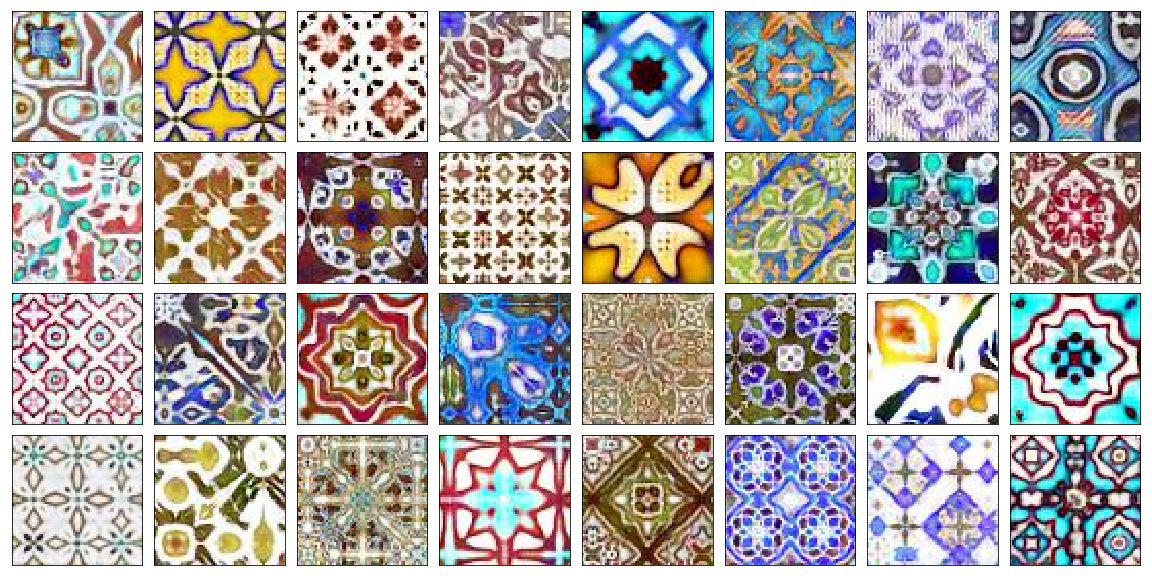
#> input picture pics/0_best.png, 1152 x 576 px
$ python -i Tile.py   (imports and definitions only)
#> lines starting #> are read from the running program, lines starting #| are printed output that depends on the picture
import cv2
import numpy as np
import matplotlib.pyplot as plt

from src import io_utils, image_utils


class Tile:
    """
    Class for creating and manipulating a single tile.
    Tiles are assumed to be square.

    Attributes:
        img: image, assumed to have 1 tile in it
    """

    def __init__(self, img):
        if np.abs(img.shape[0] - img.shape[1]) == 1:
            img = image_utils.crop(img)
        elif img.shape[0] != img.shape[1]:
            raise ValueError(
                'Image must be square to be a tile (image shape is {}x{}).'.format(*img.shape)
            )
        self.img = img
        self.dims = img.shape

    # Plotting
    # [294 lines left out: functions plot, plot_grid, flip_vertical, flip_horizontal, flip_transpose, rotate and 9 more, not called in this run]

>>> import cv2
>>> picture = cv2.imread('../pics/0_best.png', cv2.IMREAD_GRAYSCALE)
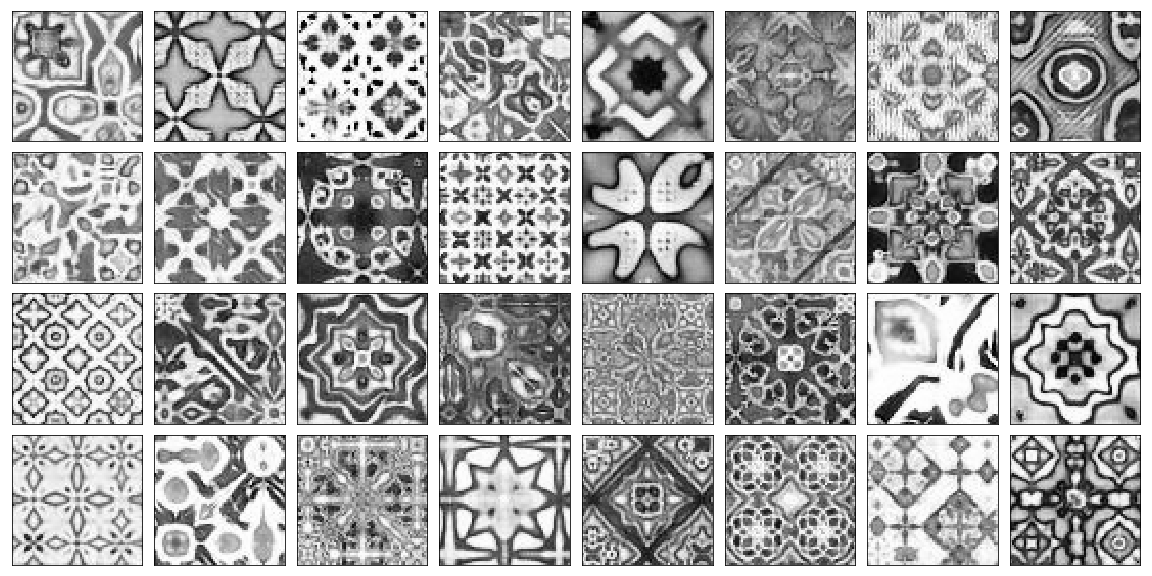
#> picture: shape (576, 1152); min 0, max 255, mean 169.8
#> (the run stopped early here; a loop or call above may not have finished)

$ run again, on pics/1_crawled.png
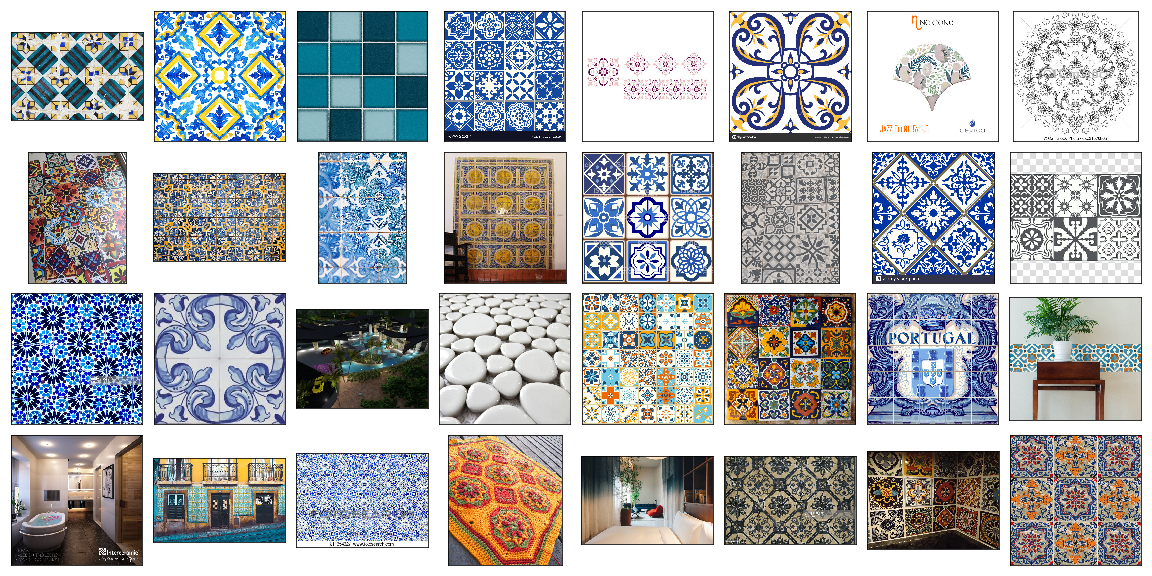
#> input picture pics/1_crawled.png, 1152 x 576 px
#> `picture = cv2.imread('../pics/0_best.png', cv2.IMREAD_GRAYSCALE)`:
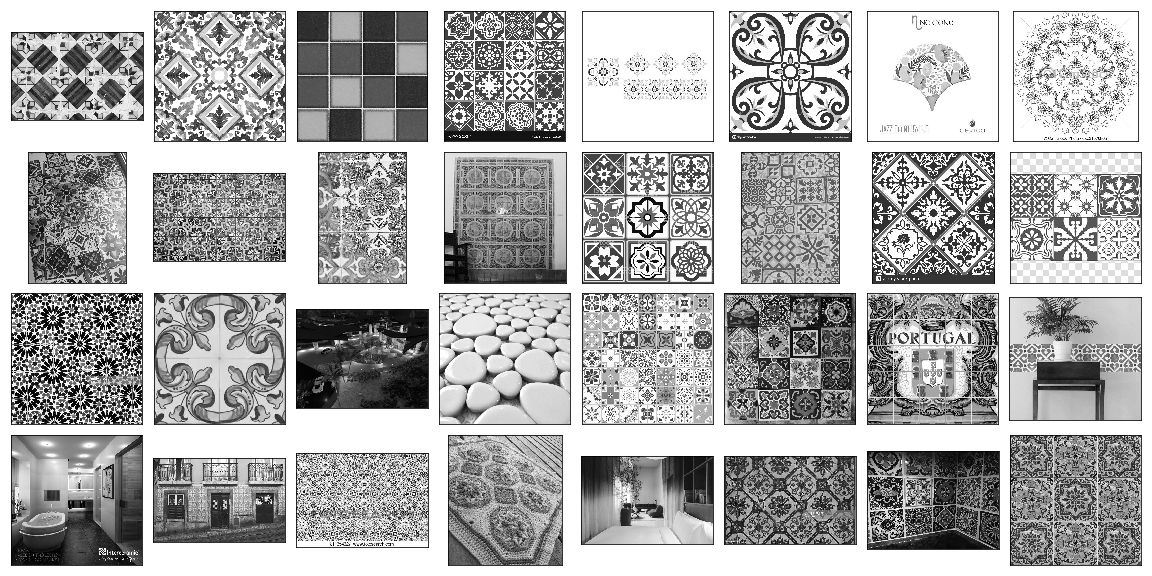
#> picture: shape (576, 1152); min 0, max 255, mean 175

$ run again, on pics/3_augmented.png
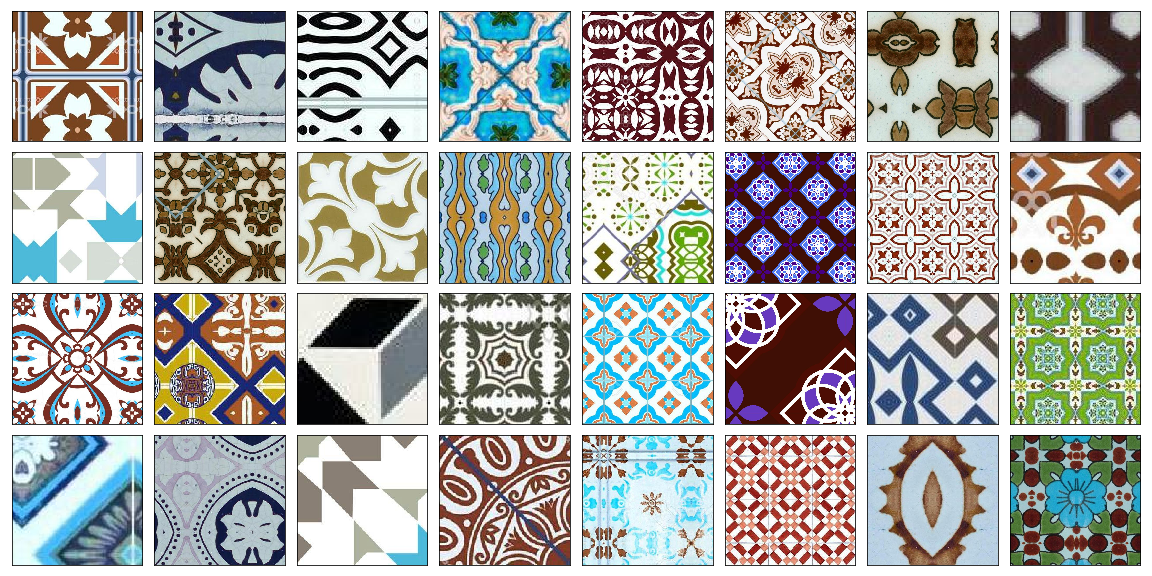
#> input picture pics/3_augmented.png, 1152 x 576 px
#> `picture = cv2.imread('../pics/0_best.png', cv2.IMREAD_GRAYSCALE)`:
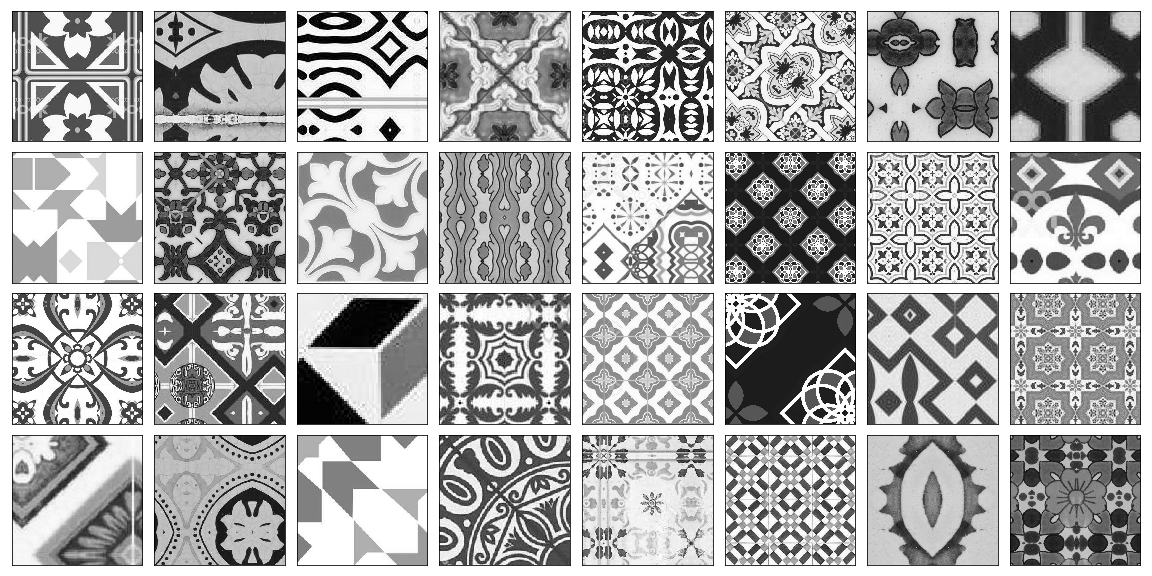
#> picture: shape (576, 1152); min 0, max 255, mean 171

$ run again, on pics/3_train_data.png
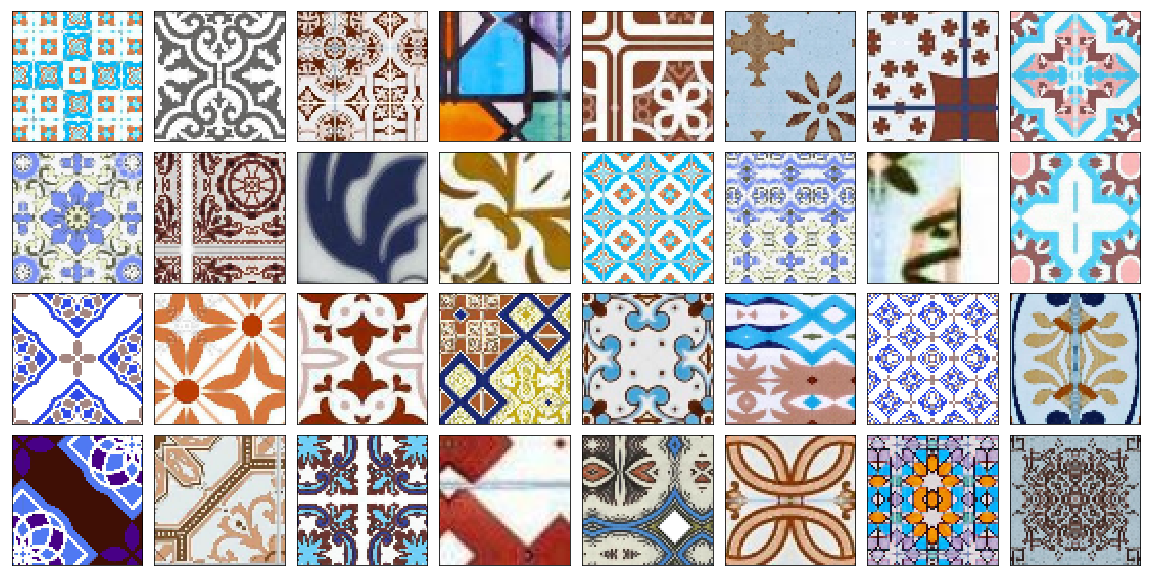
#> input picture pics/3_train_data.png, 1152 x 576 px
#> `picture = cv2.imread('../pics/0_best.png', cv2.IMREAD_GRAYSCALE)`:
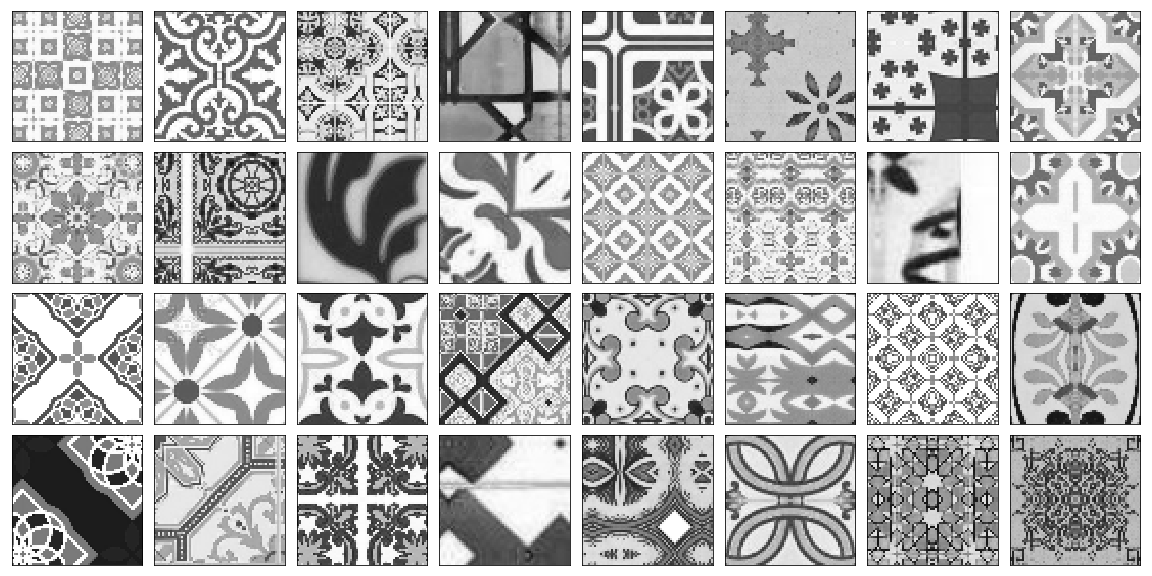
#> picture: shape (576, 1152); min 1, max 255, mean 180.8
